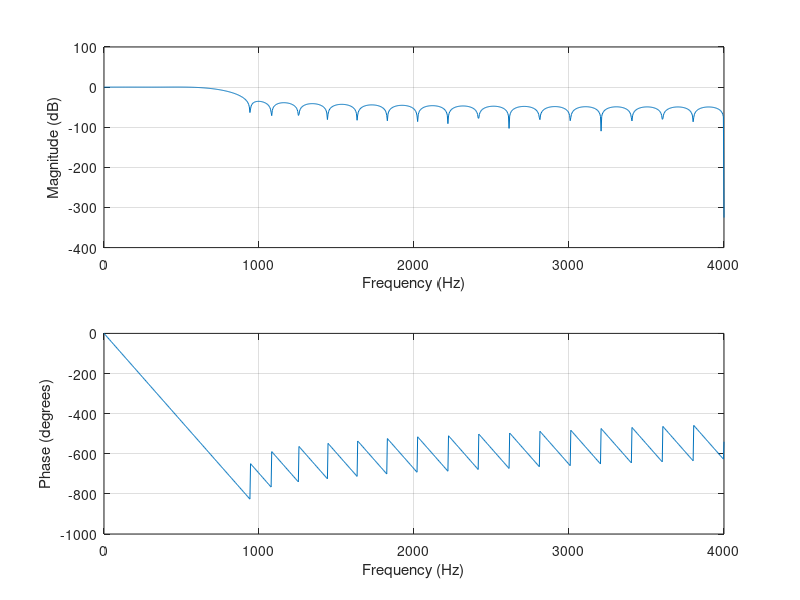
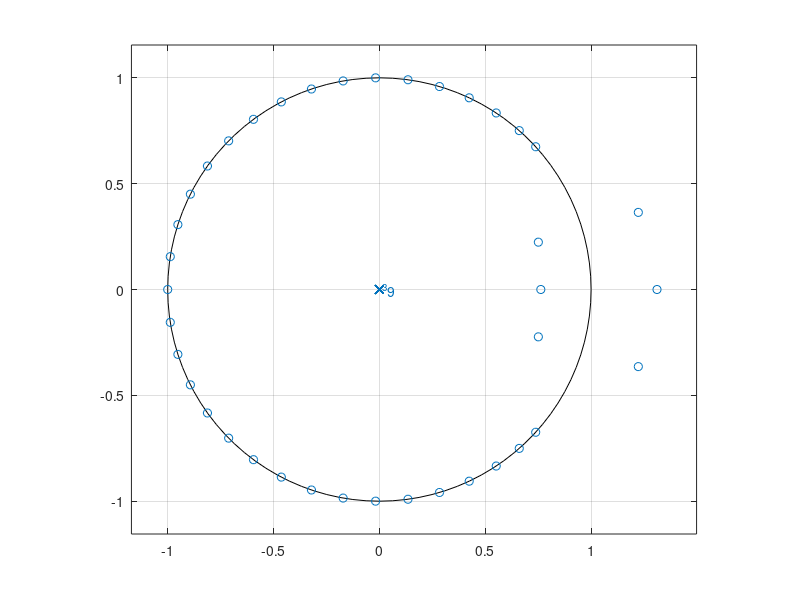

The MATLAB script that drew these images, in order: (Note: this script raises an error after producing the figures.)
clear all; close all; clc;

% 2. Bestimmen Sie mit Matlab-Funktion kaiserord() die Kaiserfilterparameter:
% (a) Filter-Parameter β
% (b) Filter-Ordnung N
% (c) Optimieren Sie geeignete Toleranzschemaparameter in Punkt 1 so,
% dass Filter-Ordnung max. 40 ist.
fsamp = 8000;
fcuts = [550 930];
mags = [1 0];
devs = [0.02 0.02];
[n,Wn,beta,ftype] = kaiserord(fcuts,mags,devs,fsamp);

% 3. Entwerfen Sie nun ein Kaiser-Filter mit fir1() Funktion
hh = fir1(n,Wn,ftype,kaiser(n+1,beta),'noscale');

% 4. Ploten Sie den Amplitudengang des Filters (Funktion freqz), NST-PSTPlan (zplane) und analysieren Sie, 
% ob die Anforderungen erfüllt sind (Detaildarstellung für Durchlasbereich und Sperrbereich).
figure; freqz(hh,1,1024,fsamp);
figure; zplane(hh,1)%Hier ist der Problem

% 5. Filtern sie das Testsignal mit dem entworfenen Filter und Matlab-Funktion
% y=filter(b,a,x) und stellen Sie den Amplitudengang jY (ejΩ)j des Signals y(n) dar.
% Diskutieren Sie die Qualität der Nutzsignalseparation vom
% Interferenzsignal.
% Parameter
T_s = 0.25;
f_a = 8000;
t = 8 * T_s;
N = t * f_a;
[ x, fs, marks, cf ] = signal_src(4); 
y = filter(hh,1,x);
Y = fft(y);
Y_0 = log10(abs(Y / sqrt(length(Y))));% Verticale Punkten
F_a =-f_a/2:f_a/N:f_a/2-f_a/N;% Horizontale Punkten 
figure,plot(F_a,fftshift(Y_0));
xlabel('Frequenz（Hz）','fontsize',12)
ylabel('Amplitude |dB|','fontsize',12)
